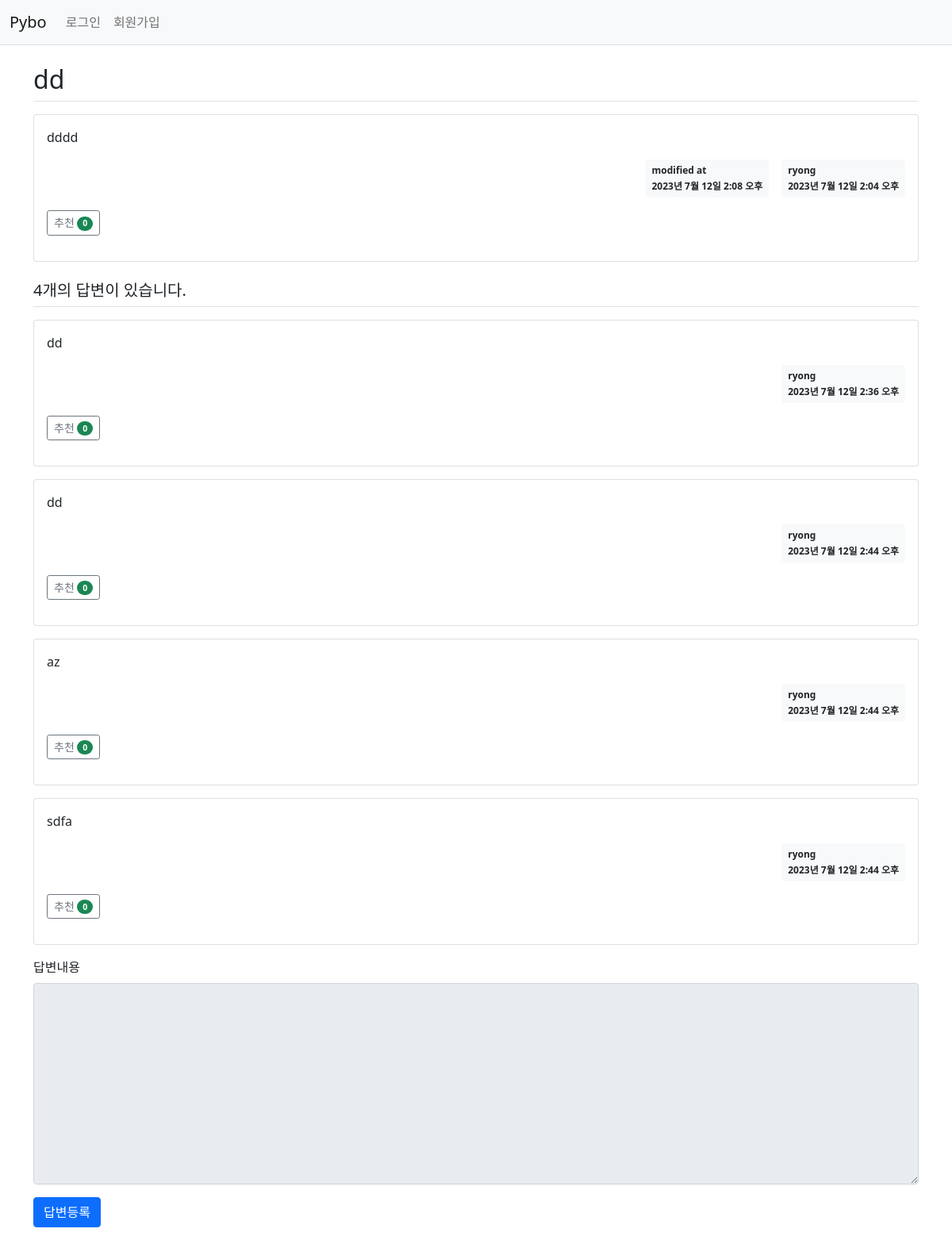
Page /pybo/305/ on the committed database.
### pybo/models.py (models this page shows, shortened)
class Question(models.Model):
    author = models.ForeignKey(User, on_delete=models.CASCADE, related_name='author_question')
    subject = models.CharField(max_length=200)
    content = models.TextField()
    create_date = models.DateTimeField()
    modify_date = models.DateTimeField(null=True, blank=True)
    voter = models.ManyToManyField(User, related_name='voter_question') # 추천인 추가

class Answer(models.Model):
    author = models.ForeignKey(User, on_delete=models.CASCADE, related_name='author_answer')
    question = models.ForeignKey(Question, on_delete=models.CASCADE)
    content = models.TextField()
    create_date = models.DateTimeField()
    modify_date = models.DateTimeField(null=True, blank=True)
    voter = models.ManyToManyField(User, related_name='voter_answer')

### pybo/views/base_views.py (the view)
# urls.py: path('<int:question_id>/', base_views.detail, name='detail'),
def detail(request, question_id):
    question = get_object_or_404(Question, pk=question_id)
    context = {'question': question}
    return render(request, 'pybo/question_detail.html', context)

### pybo/templatetags/pybo_filter.py (called while the page is built)
@register.filter()
def mark(value):
    extensions = ["nl2br", "fenced_code"]
    return mark_safe(markdown.markdown(value, extensions=extensions))

### templates/pybo/question_detail.html (shortened to what this page needs)
{% extends 'base.html' %}
{% load pybo_filter %}
{% block content %}
<div class="container my-3">
    <h2 class="border-bottom py-2">{{ question.subject }}</h2>
    <div class="card my-3">
        <div class="card-body">
            <div class="card-text">{{ question.content|mark }}</div>
            <div class="d-flex justify-content-end">
                {% if question.modify_date %}
                <div class="badge bg-light text-dark p-2 text-start mx-3">
                    <div class="mb-2">modified at</div>
                    <div>{{ question.modify_date }}</div>
                </div>
                {% endif %}
                <div class="badge bg-light text-dark p-2 text-start">
                    <div class="mb-2">{{ question.author.username }}</div>
                    <div>{{ question.create_date }}</div>
                </div>
            </div>
            <div class="my-3">
                <a href="javascript:void(0)" data-uri="{% url 'pybo:question_vote' question.id  %}"
                   class="recommend btn btn-sm btn-outline-secondary"> 추천
                    <span class="badge rounded-pill bg-success">{{question.voter.count}}</span>
                </a>
            </div>
        </div>
    </div>
    <h5 class="border-bottom my-3 py-2">{{question.answer_set.count}}개의 답변이 있습니다.</h5>
    {% for answer in question.answer_set.all %}
    <div class="card my-3">
        <div class="card-body">
            <div class="card-text">{{ answer.content|mark }}</div>
            <div class="d-flex justify-content-end">
                <div class="badge bg-light text-dark p-2 text-start">
                    <div class="mb-2">{{ answer.author.username }}</div>
                    <div>{{ answer.create_date }}</div>
                </div>
            </div>
            <div class="my-3">
                <a href="javascript:void(0)" data-uri="{% url 'pybo:answer_vote' answer.id  %}"
                   class="recommend btn btn-sm btn-outline-secondary"> 추천
                    <span class="badge rounded-pill bg-success">{{answer.voter.count}}</span>
                </a>
            </div>
        </div>
    </div>
    {% endfor %}
    <form action="{% url 'pybo:answer_create' question.id %}" method="post" class="my-3">
        <div class="mb-3">
            <label for="content" class="form-label">답변내용</label>
            <textarea {% if not user.is_authenticated %}disabled{% endif %}
                      name="content" id="content" class="form-control" rows="10"></textarea>
        </div>
        <input type="submit" value="답변등록" class="btn btn-primary">
    </form>
</div>
{% endblock %}

### rows in the picture
Question: subject "dd", content|mark "dddd", modify_date "2023년 7월 12일 2:08 오후", author.username "ryong", create_date "2023년 7월 12일 2:04 오후", voter.count "0", answer_set.count "4"
Answer: content|mark "dd", author.username "ryong", create_date "2023년 7월 12일 2:36 오후", voter.count "0"
Answer: content|mark "dd", author.username "ryong", create_date "2023년 7월 12일 2:44 오후", voter.count "0"
Answer: content|mark "az", author.username "ryong", create_date "2023년 7월 12일 2:44 오후", voter.count "0"
Answer: content|mark "sdfa", author.username "ryong", create_date "2023년 7월 12일 2:44 오후", voter.count "0"
